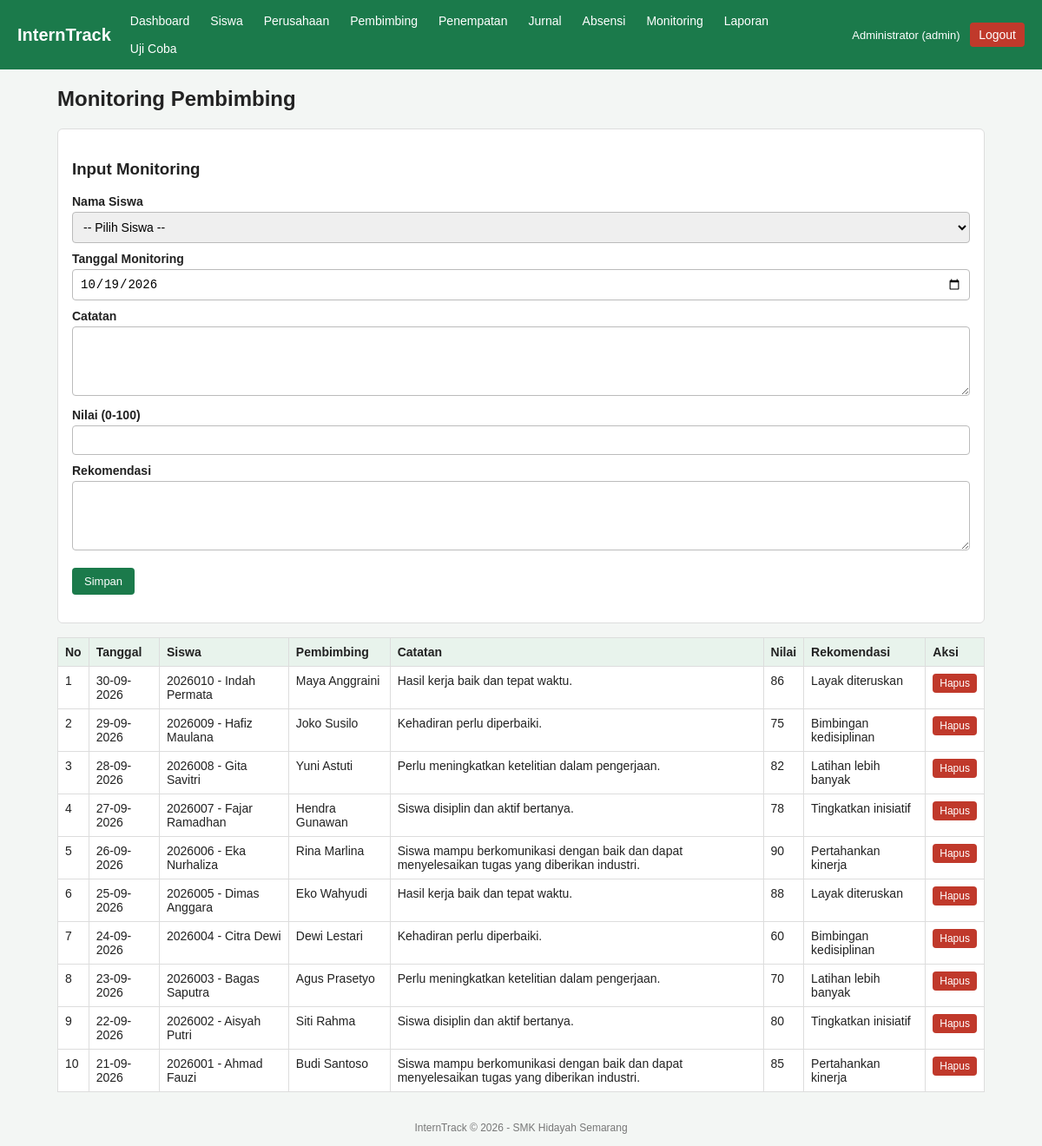
Page /admin/monitoring.php (signed in) on the committed database.
### tables this page shows
CREATE TABLE monitoring (
  id INT AUTO_INCREMENT PRIMARY KEY,
  siswa_id INT NOT NULL,
  pembimbing_id INT NULL,
  tanggal DATE NOT NULL,
  catatan TEXT NOT NULL,
  nilai INT NOT NULL,
  rekomendasi TEXT,
  FOREIGN KEY (siswa_id) REFERENCES siswa(id) ON DELETE CASCADE,
  FOREIGN KEY (pembimbing_id) REFERENCES pembimbing(id) ON DELETE SET NULL
);

CREATE TABLE siswa (
  id INT AUTO_INCREMENT PRIMARY KEY,
  user_id INT NOT NULL,
  nis VARCHAR(20) NOT NULL UNIQUE,
  nama VARCHAR(100) NOT NULL,
  kelas VARCHAR(20) NOT NULL,
  jurusan VARCHAR(50) NOT NULL,
  no_hp VARCHAR(20),
  FOREIGN KEY (user_id) REFERENCES users(id) ON DELETE CASCADE
);

CREATE TABLE pembimbing (
  id INT AUTO_INCREMENT PRIMARY KEY,
  user_id INT NOT NULL,
  nip VARCHAR(20) NOT NULL UNIQUE,
  nama VARCHAR(100) NOT NULL,
  no_hp VARCHAR(20),
  FOREIGN KEY (user_id) REFERENCES users(id) ON DELETE CASCADE
);

### config/koneksi.php (called while the page is built, shortened)
<?php
function e($s) {
    return htmlspecialchars((string)$s, ENT_QUOTES, 'UTF-8');
}
function tgl($d) {
    return $d ? date('d-m-Y', strtotime($d)) : '-';
}

### admin/monitoring.php (the view, shortened to what this page needs)
<?php
require __DIR__ . '/../config/koneksi.php';
$data = ['siswa_id' => '', 'tanggal' => date('Y-m-d'), 'catatan' => '', 'nilai' => '', 'rekomendasi' => ''];
$l_siswa = $pdo->query("SELECT id, nis, nama FROM siswa ORDER BY nama")->fetchAll();
$rows = $pdo->query("SELECT m.*, s.nis, s.nama, pb.nama AS nama_pembimbing
                     FROM monitoring m JOIN siswa s ON s.id = m.siswa_id LEFT JOIN pembimbing pb ON pb.id = m.pembimbing_id
                     ORDER BY m.tanggal DESC, m.id DESC")->fetchAll();
include __DIR__ . '/../config/header.php';
?>
<div class="card">
    <h3>Input Monitoring</h3>
    <form method="post">
        <label>Nama Siswa</label>
        <select name="siswa_id"><option value="">-- Pilih Siswa --</option>
        <?php foreach ($l_siswa as $x): ?><option value="<?= $x['id'] ?>" <?= $data['siswa_id'] == $x['id'] ? 'selected' : '' ?>><?= e($x['nis'] . ' - ' . $x['nama']) ?></option><?php endforeach; ?></select>
        <label>Tanggal Monitoring</label><input type="date" name="tanggal" value="<?= e($data['tanggal']) ?>">
        <label>Catatan</label><textarea name="catatan"><?= e($data['catatan']) ?></textarea>
        <label>Nilai (0-100)</label><input type="number" name="nilai" min="0" max="100" value="<?= e($data['nilai']) ?>">
        <label>Rekomendasi</label><textarea name="rekomendasi"><?= e($data['rekomendasi']) ?></textarea>
        <p><button class="btn" type="submit">Simpan</button></p>
    </form>
</div>
<table>
    <tr><th>No</th><th>Tanggal</th><th>Siswa</th><th>Pembimbing</th><th>Catatan</th><th>Nilai</th><th>Rekomendasi</th><th>Aksi</th></tr>
    <?php foreach ($rows as $i => $r): ?>
    <tr>
        <td><?= $i + 1 ?></td><td><?= tgl($r['tanggal']) ?></td><td><?= e($r['nis'] . ' - ' . $r['nama']) ?></td>
        <td><?= e($r['nama_pembimbing'] ?? '-') ?></td><td><?= e($r['catatan']) ?></td><td><?= $r['nilai'] ?></td><td><?= e($r['rekomendasi']) ?></td>
        <td>
            <form class="inline" method="post" action="monitoring.php?hapus=1" onsubmit="return confirm('Hapus data monitoring ini?')">
                <button class="btn kecil merah" type="submit">Hapus</button>
            </form>
        </td>
    </tr>
    <?php endforeach; ?>
</table>
<?php include __DIR__ . '/../config/footer.php'; ?>

### assets/style.css (style rules this page uses)
* { box-sizing: border-box; }
body { font-family: Arial, sans-serif; margin: 0; background: #f3f6f4; color: #222; }
.card { background: #fff; border-radius: 6px; padding: 16px; margin-bottom: 16px; border: 1px solid #ddd; }
table { width: 100%; border-collapse: collapse; background: #fff; }
th, td { border: 1px solid #ddd; padding: 8px; text-align: left; font-size: 14px; vertical-align: top; }
th { background: #e8f3ec; }
label { display: block; margin: 10px 0 4px; font-weight: bold; font-size: 14px; }
input[type=text], input[type=password], input[type=date], input[type=number], select, textarea { width: 100%; padding: 8px; border: 1px solid #bbb; border-radius: 4px; font-size: 14px; }
textarea { min-height: 80px; }
.btn { display: inline-block; background: #1b7a4b; color: #fff; border: 0; padding: 8px 14px; border-radius: 4px; cursor: pointer; text-decoration: none; font-size: 13px; }
.btn.merah { background: #c0392b; }
.btn.kecil { padding: 4px 8px; font-size: 12px; }
form.inline { display: inline; }

### rows in the picture
monitoring: tanggal "30-09-2026", siswa.nama "2026010 - Indah Permata", pembimbing.nama "Maya Anggraini", catatan "Hasil kerja baik dan tepat waktu.", nilai "86", rekomendasi "Layak diteruskan"
monitoring: tanggal "29-09-2026", siswa.nama "2026009 - Hafiz Maulana", pembimbing.nama "Joko Susilo", catatan "Kehadiran perlu diperbaiki.", nilai "75", rekomendasi "Bimbingan kedisiplinan"
monitoring: tanggal "28-09-2026", siswa.nama "2026008 - Gita Savitri", pembimbing.nama "Yuni Astuti", catatan "Perlu meningkatkan ketelitian dalam pengerjaan.", nilai "82", rekomendasi "Latihan lebih banyak"
monitoring: tanggal "27-09-2026", siswa.nama "2026007 - Fajar Ramadhan", pembimbing.nama "Hendra Gunawan", catatan "Siswa disiplin dan aktif bertanya.", nilai "78", rekomendasi "Tingkatkan inisiatif"
monitoring: tanggal "26-09-2026", siswa.nama "2026006 - Eka Nurhaliza", pembimbing.nama "Rina Marlina", catatan "Siswa mampu berkomunikasi dengan baik dan dapat menyelesaikan tugas yang diberikan industri.", nilai "90", rekomendasi "Pertahankan kinerja"
monitoring: tanggal "25-09-2026", siswa.nama "2026005 - Dimas Anggara", pembimbing.nama "Eko Wahyudi", catatan "Hasil kerja baik dan tepat waktu.", nilai "88", rekomendasi "Layak diteruskan"
monitoring: tanggal "24-09-2026", siswa.nama "2026004 - Citra Dewi", pembimbing.nama "Dewi Lestari", catatan "Kehadiran perlu diperbaiki.", nilai "60", rekomendasi "Bimbingan kedisiplinan"
monitoring: tanggal "23-09-2026", siswa.nama "2026003 - Bagas Saputra", pembimbing.nama "Agus Prasetyo", catatan "Perlu meningkatkan ketelitian dalam pengerjaan.", nilai "70", rekomendasi "Latihan lebih banyak"
monitoring: tanggal "22-09-2026", siswa.nama "2026002 - Aisyah Putri", pembimbing.nama "Siti Rahma", catatan "Siswa disiplin dan aktif bertanya.", nilai "80", rekomendasi "Tingkatkan inisiatif"
monitoring: tanggal "21-09-2026", siswa.nama "2026001 - Ahmad Fauzi", pembimbing.nama "Budi Santoso", catatan "Siswa mampu berkomunikasi dengan baik dan dapat menyelesaikan tugas yang diberikan industri.", nilai "85", rekomendasi "Pertahankan kinerja"

### other values in the picture
$label "Dashboard"
$label "Siswa"
$label "Perusahaan"
$label "Pembimbing"
$label "Penempatan"
$label "Jurnal"
$label "Absensi"
$label "Monitoring"
$label "Laporan"
$label "Uji Coba"
$_SESSION['user']['nama'] "Administrator"
$role "admin"
$judul "Monitoring Pembimbing"
